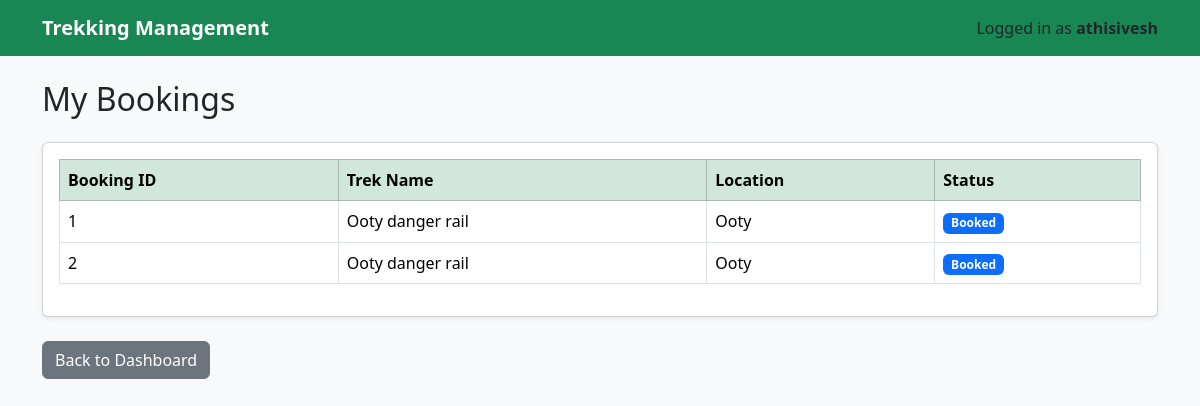
The page /my_bookings (signed in) on the database as committed earlier.
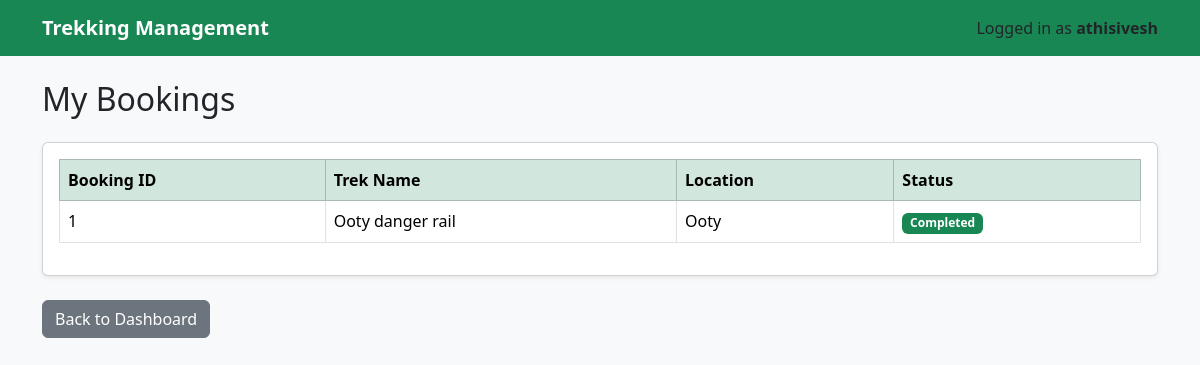
The same page on the database as committed later.
### models.py (models this page shows)
class Booking(db.Model):
    id = db.Column(db.Integer, primary_key=True)
    user_id = db.Column(db.Integer, db.ForeignKey("user.id"), nullable=False)
    trek_id = db.Column(db.Integer, db.ForeignKey("trek.id"), nullable=False)
    booking_status = db.Column(db.String(20), default="Booked")
    booking_date = db.Column(db.String(30))
    payment_status = db.Column(db.String(20), default="Pending")

class Trek(db.Model):
    id = db.Column(db.Integer, primary_key=True)
    trek_name = db.Column(db.String(100), nullable=False)
    location = db.Column(db.String(100), nullable=False)
    difficulty = db.Column(db.String(20), nullable=False)
    duration = db.Column(db.String(30), nullable=False)
    available_slots = db.Column(db.Integer, nullable=False)
    assigned_staff = db.Column(db.Integer)
    status = db.Column(db.String(20), default="Open")
    description = db.Column(db.String(300))
    bookings = db.relationship("Booking", backref="trek", lazy=True)

### app.py (the view)
@app.route("/my_bookings")
def my_bookings():
    if "user_id" not in session or session["role"] != "trekker":
        return redirect("/login")
    bookings = Booking.query.filter_by(
        user_id=session["user_id"]
    ).all()
    return render_template(
        "my_bookings.html",
        bookings=bookings
    )

### templates/my_bookings.html (shortened to what this page needs)
{% extends "base.html" %}
{% block content %}
<h2 class="mb-4">My Bookings</h2>
<div class="card shadow-sm">
    <div class="card-body">
        <div class="table-responsive">
            <table class="table table-bordered table-hover align-middle">
                <thead class="table-success">
                    <tr>
                        <th>Booking ID</th>
                        <th>Trek Name</th>
                        <th>Location</th>
                        <th>Status</th>
                    </tr>
                </thead>
                <tbody>
                {% for booking in bookings %}
                <tr>
                    <td>{{ booking.id }}</td>
                    <td>{{ booking.trek.trek_name }}</td>
                    <td>{{ booking.trek.location }}</td>
                    <td>
                        {% if booking.booking_status == "Booked" %}
                            <span class="badge bg-primary">
                                Booked
                            </span>
                        {% elif booking.booking_status == "Completed" %}
                            <span class="badge bg-success">
                                Completed
                            </span>
                        {% elif booking.booking_status == "Cancelled" %}
                            <span class="badge bg-danger">
                                Cancelled
                            </span>
                        {% else %}
                            <span class="badge bg-secondary">
                                {{ booking.booking_status }}
                            </span>
                        {% endif %}
                    </td>
                </tr>
                {% endfor %}
                </tbody>
            </table>
        </div>
    </div>
</div>
<br>
<a href="/trekker" class="btn btn-secondary">
    Back to Dashboard
</a>
{% endblock %}

### templates/base.html (shortened to what this page needs)
<!DOCTYPE html>
<html lang="en">
<head>
    <link href="https://cdn.jsdelivr.net/npm/bootstrap@5.3.3/dist/css/bootstrap.min.css" rel="stylesheet">
</head>
<body class="bg-light">
<nav class="navbar navbar-expand-lg navbar-dark bg-success">
    <div class="container">
        <a class="navbar-brand fw-bold" href="/">
            Trekking Management
        </a>
        {% if session.get("user_id") %}
        <div class="ms-auto">
            Logged in as
            <strong>{{ session["username"] }}</strong>
        </div>
        {% endif %}
    </div>
</nav>
<div class="container mt-4">
{% block content %}
{% endblock %}
</div>
</body>
</html>

Rows that differ between the two databases and show on the page:
removed Booking: id "2", trek.trek_name "Ooty danger rail", trek.location "Ooty", booking_status "Booked"
changed Booking "Ooty danger rail": booking_status "Booked" → "Completed"
